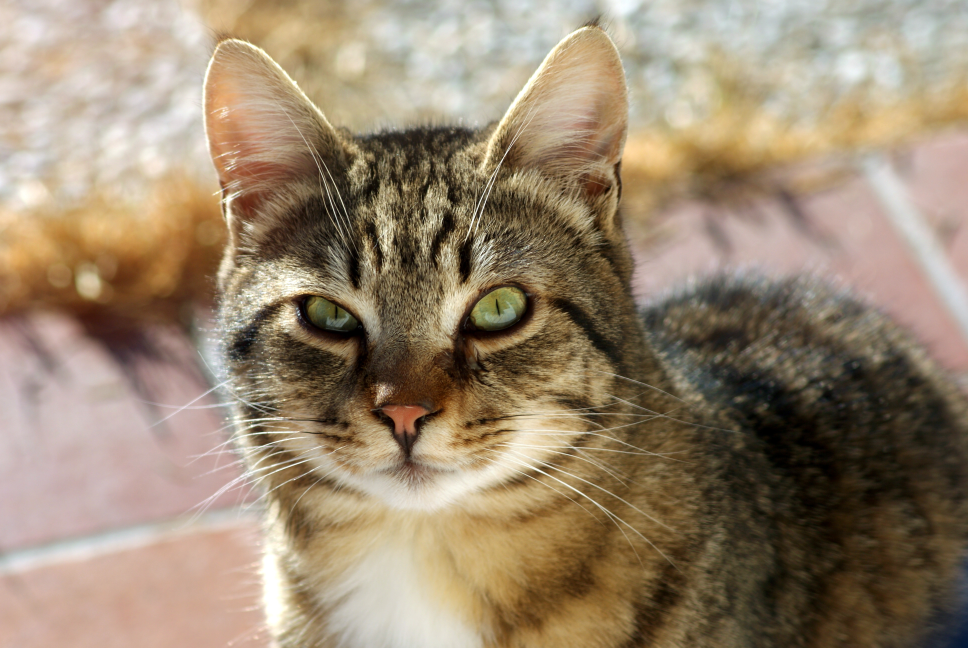
#> input picture cat.jpg, 3872 x 2592 px (shown at 1/4 size)
$ python masking3.py
#> lines starting #> are read from the running program, lines starting #| are printed output that depends on the picture; after the words box and inside, x2 and y2 are one past the last pixel; in counts of white or black regions, pixels touching at a corner belong together
import cv2 as cv
import numpy as np

img = cv.imread("cat.jpg")
#> img is the input picture: shape (2592, 3872, 3); mean B, G, R 111.9, 134.8, 152.9
cv.imshow('Cat', img)

blank = np.zeros(img.shape[:2], dtype='uint8')

circle = cv.circle(blank.copy(), (img.shape[1]//2, img.shape[0]//2), 800, 255, -1)
cv.imshow("Circle", circle)
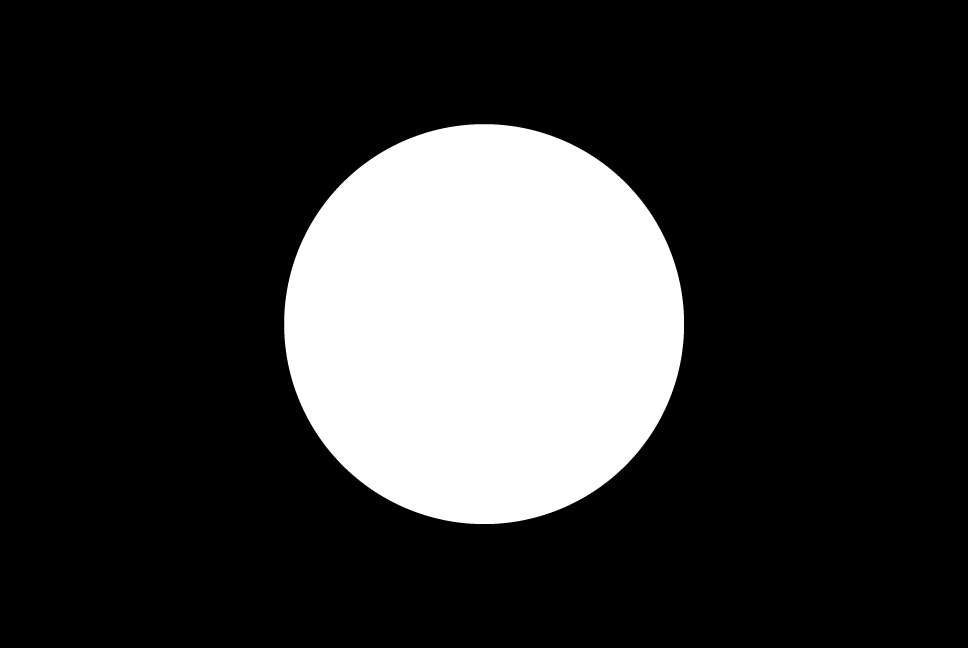
#> window 'Circle': shape (2592, 3872) (shown at 1/4 size); 20% white; 1 white region, box (x1, y1, x2, y2) and area: (1136, 496, 2737, 2097) 2010573

rectangle = cv.rectangle(blank.copy(), (800,800), (2000,2000), 255, -1)
cv.imshow("Rectangle", rectangle)
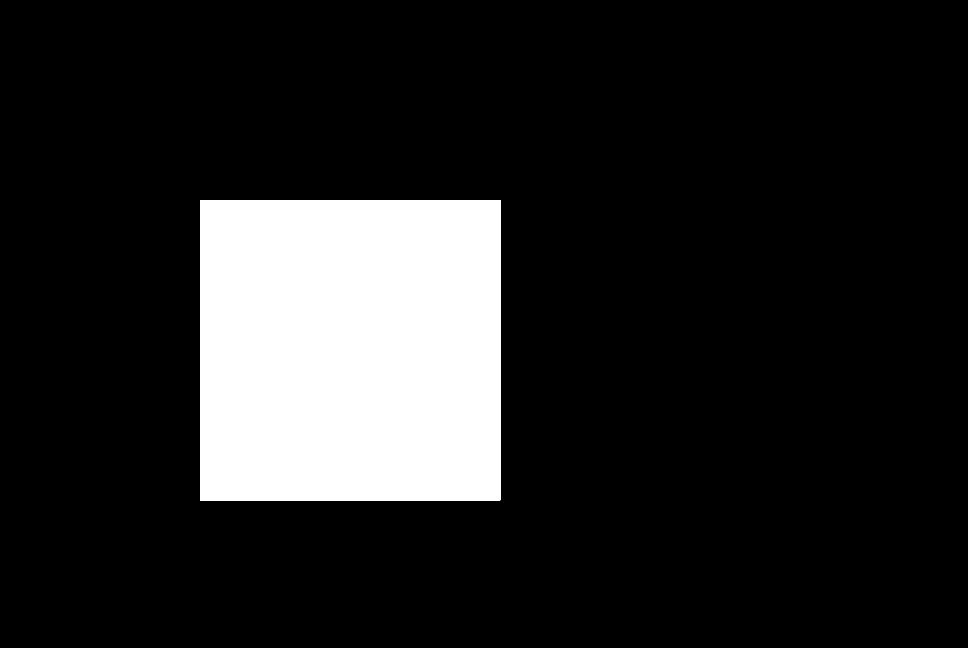
#> window 'Rectangle': shape (2592, 3872) (shown at 1/4 size); 14.4% white; 1 white region, box (x1, y1, x2, y2) and area: (800, 800, 2001, 2001) 1442401

weird_shape = cv.bitwise_and(circle, rectangle)
cv.imshow("Weird Shape", weird_shape)
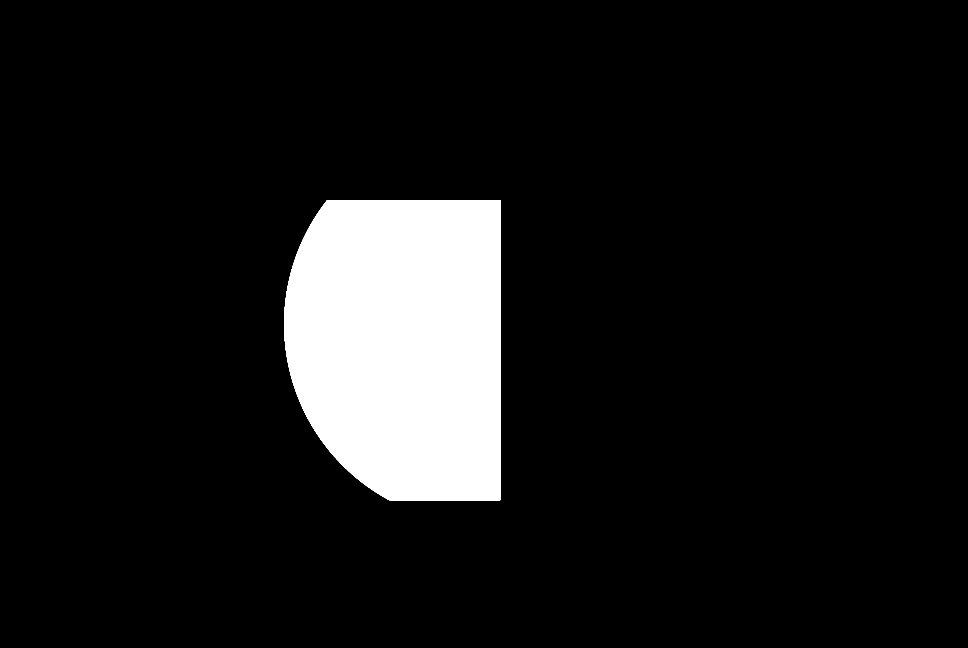
#> window 'Weird Shape': shape (2592, 3872) (shown at 1/4 size); 9.2% white; 1 white region, box (x1, y1, x2, y2) and area: (1136, 800, 2001, 2001) 925647

# using weird image as mask
# always remember that the size of your mask has to be in same dimensions as that of your image, otherwise u would get an error
# here, initially blank was in same dim and all came in same dim

masked = cv.bitwise_and(img, img, mask = weird_shape)
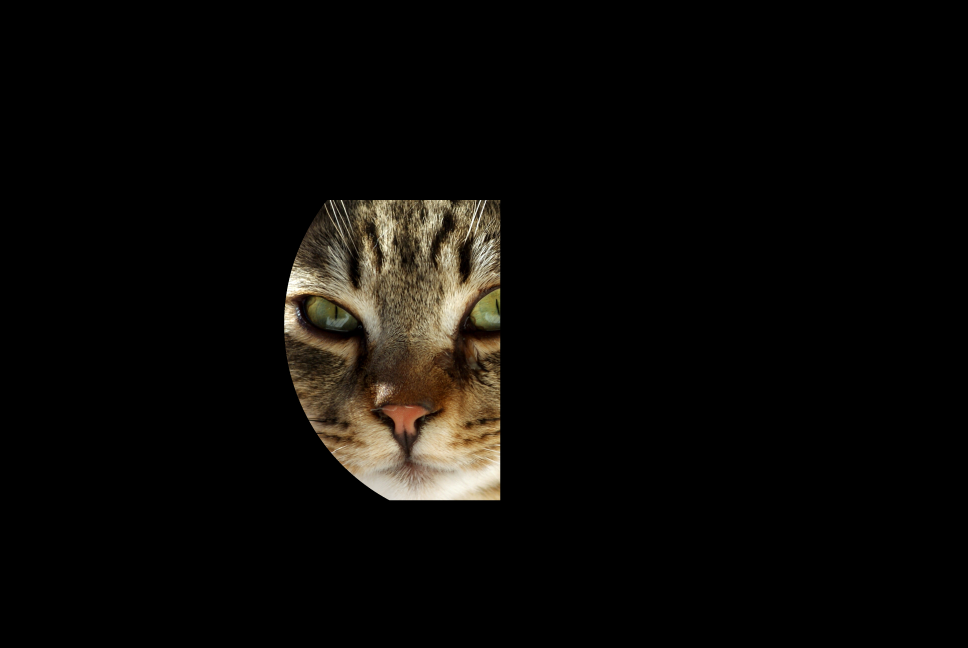
#> masked: shape (2592, 3872, 3) (shown at 1/4 size); mean B, G, R 6.9, 9.3, 10.9
cv.imshow('Weird Shaped Masked Image', masked)

cv.waitKey(0)

$ run again, with monkey.jpg copied over cat.jpg
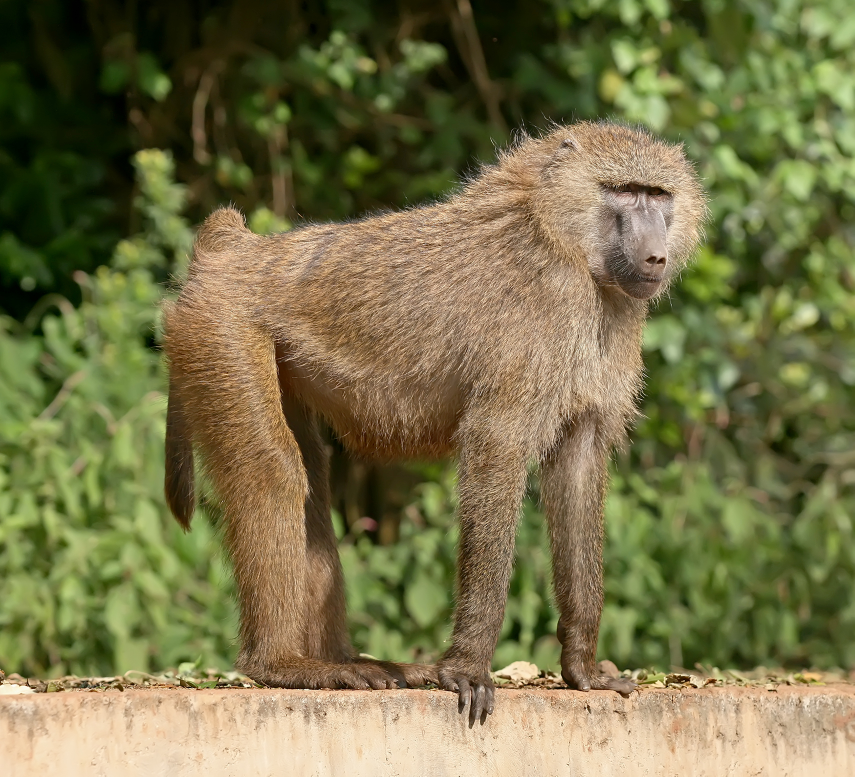
#> input picture monkey.jpg, 1709 x 1553 px (shown at 1/2 size)
#> img is the input picture: shape (1553, 1709, 3); mean B, G, R 72.9, 114.2, 118.6
#> `cv.imshow("Circle", circle)`:
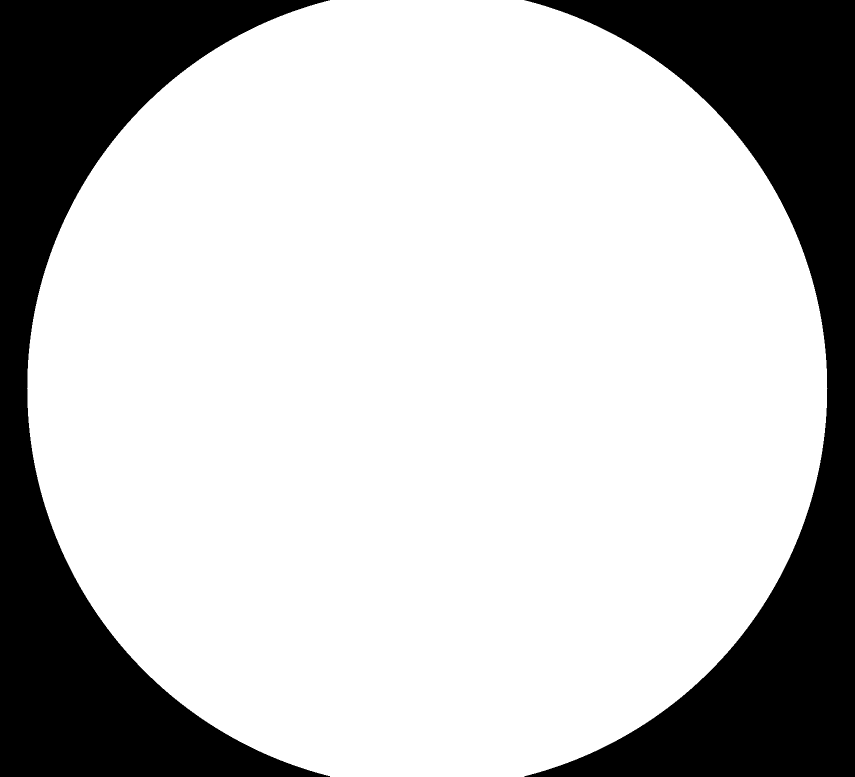
#> window 'Circle': shape (1553, 1709) (shown at 1/2 size); 75.3% white; 2 black regions, box (x1, y1, x2, y2) and area: (0, 0, 660, 1553) 327788, (1049, 0, 1709, 1553) 327788
#> `masked = cv.bitwise_and(img, img, mask = weird_shape)`:
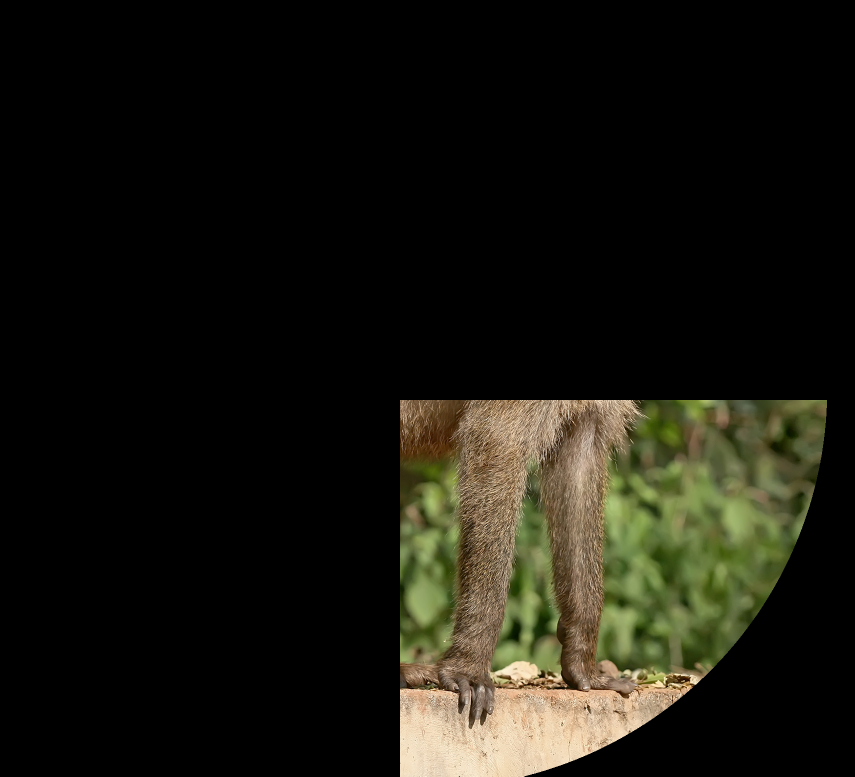
#> masked: shape (1553, 1709, 3) (shown at 1/2 size); mean B, G, R 15.6, 23.8, 24.9
